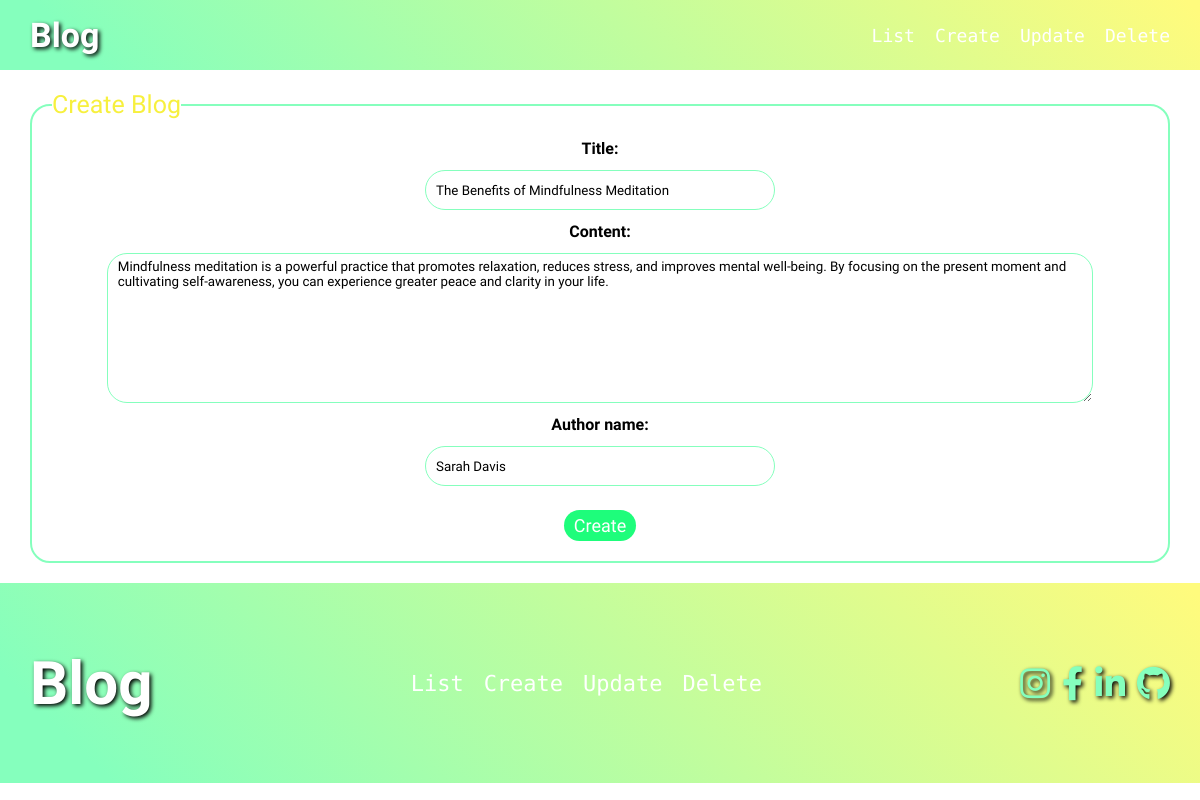
Page /update/3 on the committed database.
### app/models.py (models this page shows, shortened)
class Blog(models.Model):
    title = models.CharField(max_length=255)
    content = models.TextField()
    created_at = models.DateTimeField(auto_now_add=True)
    updated_at = models.DateTimeField(auto_now=True)
    author_name = models.CharField(max_length=255)

### app/views.py (the view)
# urls.py: path('update/<int:id>' , update_view , name='update'),
def update_view(request, id):
    blog = get_object_or_404(Blog, id=id)
    form = BlogForm(instance=blog)
    if request.method == 'POST':
        form = BlogForm(request.POST , instance=blog)
        if form.is_valid():
            form.save()
            return redirect('list')
    context = {
        "form": form,
    }
    return render(request, 'pages/update.html', context)

### app/forms.py
class BlogForm(forms.ModelForm):
    class Meta:
        model = Blog
        fields = ('title','content','author_name')

### templates/pages/update.html (shortened to what this page needs)
{% extends 'base.html' %} {% block 'body' %}
<div class="container">
  <form class="create" method="POST">
    <fieldset>
      <legend>Create Blog</legend>
      {{form}}
      <button type="submit" class="save">Create</button>
    </fieldset>
  </form>
</div>
{% endblock %}

### static/style.css (style rules this page uses)
* { margin: 0; padding: 0; list-style-type: none; text-decoration: none; box-sizing: border-box; }
body { background-color: #fff; }
.container { width: 1140px; max-width: 95%; margin: 0 auto; }
:root { --cards-per-row: 3; --cards-gap: 20px; }
form { margin: 20px 0; text-align: center; }
label { font-family: "Tsukimi Rounded", sans-serif; font-weight: 600; }
form fieldset { border: 2px solid #85ffbd; border-radius: 20px; display: flex; flex-direction: column; align-items: center; gap: 12px; padding: 20px; }
form legend { text-align: left; font-family: "Cherry Bomb One", cursive; color: #f7f03e; font-size: 25px; }
.create input { font-family: "Tsukimi Rounded", sans-serif; width: 350px; height: 40px; padding: 5px 10px; border: 1px solid #85ffbd; border-radius: 20px; outline: none; }
.create textarea { font-family: "Tsukimi Rounded", sans-serif; width: 90%; height: 150px; padding: 5px 10px; border: 1px solid #85ffbd; border-radius: 20px; outline: none; }
.save { width: max-content; margin-top: 12px; padding: 5px 10px; background-color: #1efd7b; color: #fff; font-size: 18px; font-family: "Tsukimi Rounded", sans-serif; border: none; border-radius: 20px; cursor: pointer; }

### rows in the picture
Blog: title "The Benefits of Mindfulness Meditation", content "Mindfulness meditation is a powerful practice that promotes relaxation, reduces stress, and improves mental well-being. By focusing on the present moment and cultivating self-awareness, you can experience greater peace and clarity in your life.", author_name "Sarah Davis"
